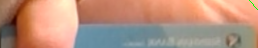
#> input picture regression_sample.png, 258 x 48 px, given in place of samplevideo.mp4, which was not available
$ python FeatureTracking.py
#> lines starting #> are read from the running program, lines starting #| are printed output that depends on the picture; after the words box and inside, x2 and y2 are one past the last pixel; in counts of white or black regions, pixels touching at a corner belong together; pictures that were not available may be replaced by others from this repository, and a replacement may not be noted
import numpy as np
import cv2
import time

kernel_size = 21
seek_window = 13
stride = 3

if (seek_window-1)%stride != 0:
    raise ValueError('wrong stride : (seek_window-1)mod(stride) should be 0')

size_strided_window = ((seek_window-1)//stride + 1)

x = np.arange(50,500,10,dtype=np.int32)
y = np.arange(900,50,-10,dtype=np.int32)
xv,yv = np.meshgrid(x,y)
grid = np.stack((yv,xv),axis=-1)


# input video of size 960*540
cap = cv2.VideoCapture('samplevideo.mp4')
# output video
fourcc = cv2.VideoWriter_fourcc(*'mp4v')
out = cv2.VideoWriter('sampletracking.mp4',fourcc,30.0,(540,960))

progress = 0

ret, frame0 = cap.read()
#> frame0 is the input picture: shape (48, 258, 3); mean B, G, R 126.7, 145.3, 183.1
frame0 = cv2.resize(frame0,dsize=(540,960))
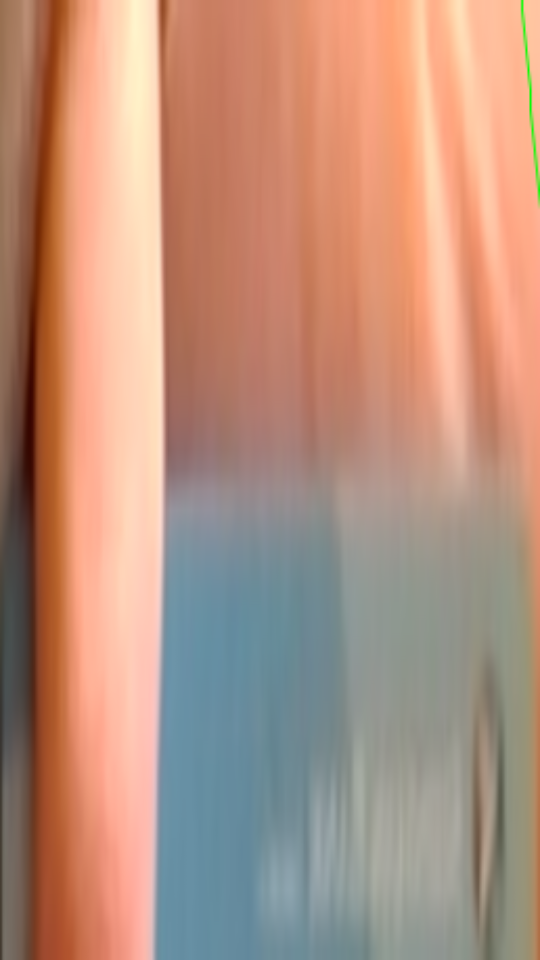
#> frame0: shape (960, 540, 3); mean B, G, R 126.6, 145.2, 183
frame0 = cv2.cvtColor(frame0,cv2.COLOR_BGR2GRAY)
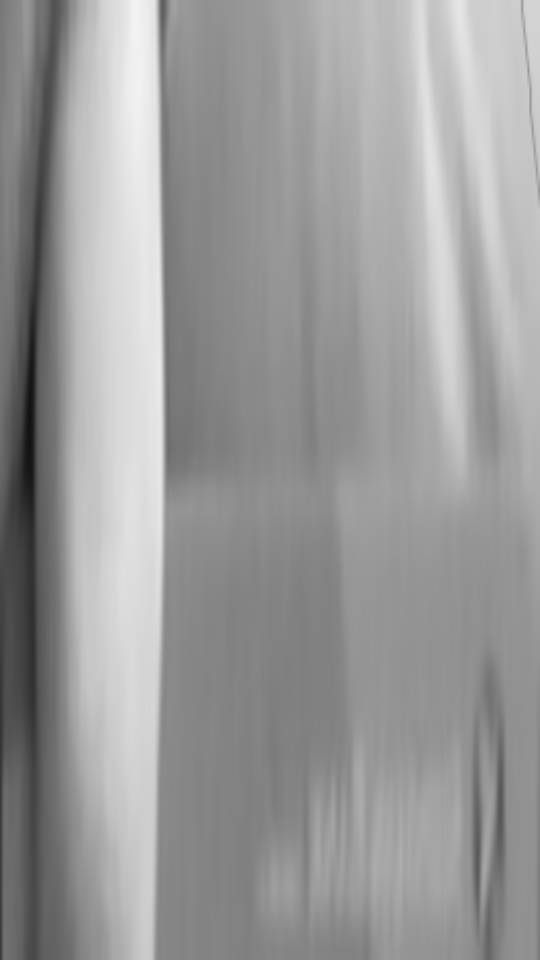
#> frame0: shape (960, 540); min 19, max 243, mean 154.4

while(cap.isOpened()):

    fr = np.zeros((960,540))
    for g in grid:
        for p in g:
            fr[p[0],p[1]] = 1
    cvtfr = cv2.cvtColor((fr*255).astype(np.uint8),cv2.COLOR_GRAY2BGR)
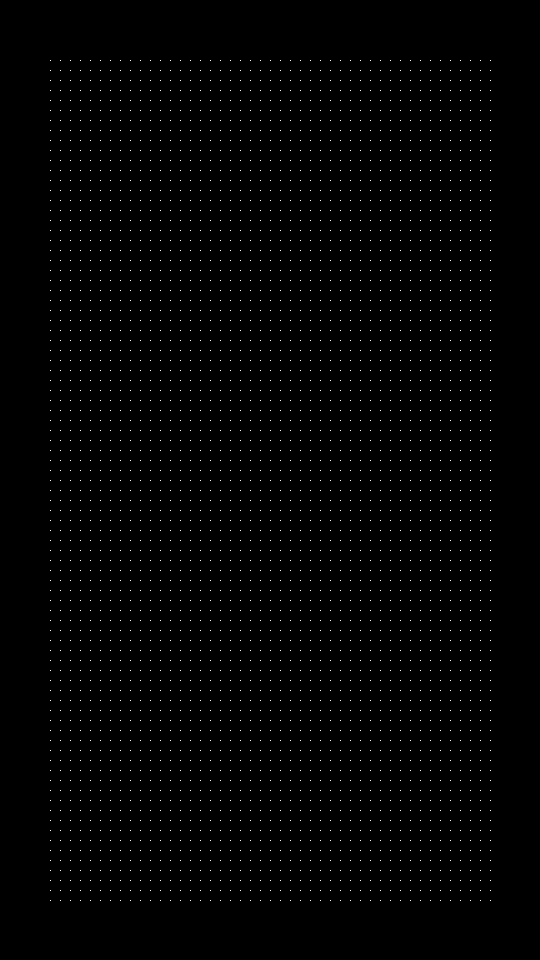
#> cvtfr: shape (960, 540, 3); 0.74% white in thin lines or dots, all inside (x1, y1, x2, y2) = (50, 60, 491, 901)
    out.write(cvtfr)
    progress+=1
    print(f"\rprogress : {progress} ",end='')

    ret, frame1 = cap.read()
    if not ret:
        break
    frame1 = cv2.resize(frame1,dsize=(540,960))
    frame1 = cv2.cvtColor(frame1,cv2.COLOR_BGR2GRAY)

    offset = seek_window//2
    H = frame1.shape[0] + offset*2
#> H = 972
    W = frame1.shape[1] + offset*2
#> W = 552
    padded = np.zeros((H,W),dtype=np.float32)
    padded[offset:H-offset,offset:W-offset] += frame1.astype(np.float32)/255
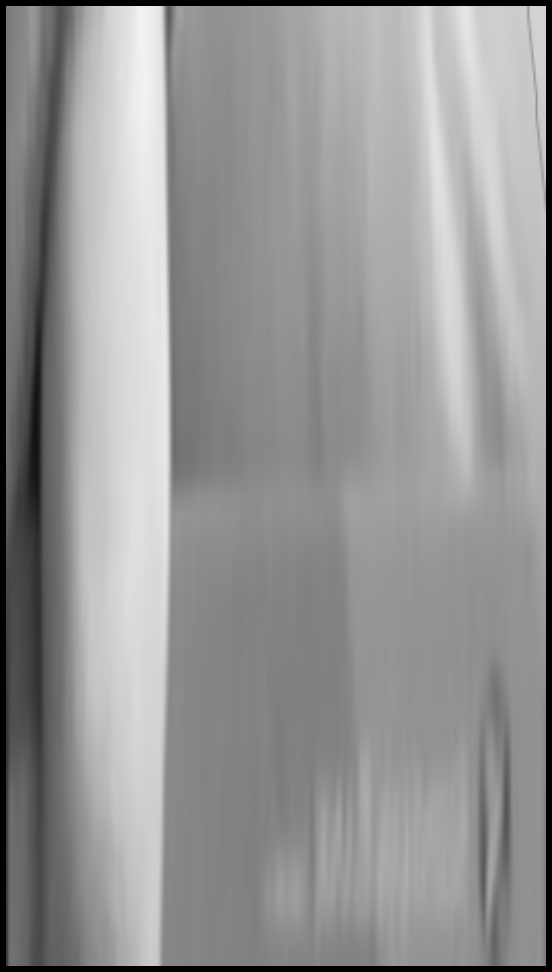
#> padded: shape (972, 552) float32; min 0, max 0.953, mean 0.585

    kernel = np.zeros_like(padded)
    kernel = np.repeat(np.expand_dims(kernel,0),size_strided_window**2,axis=0)

    for i in range(0,seek_window,stride):
        for j in range(0,seek_window,stride):
            kernel[i//stride*size_strided_window+j//stride,i:H-2*offset+i,j:W-2*offset+j] \
                    += frame0.astype(np.float32)/255

    kernel = (kernel-padded)**2

    C,H = kernel.shape[:2]
#> C = 25
    kernel = np.reshape(kernel,(C*H,-1))
    diff = cv2.filter2D(kernel,-1,np.ones((kernel_size,kernel_size)))
    diff = np.reshape(diff,(C,H,-1))

    # print(np.mean(np.min(diff,axis=0)),np.max(np.min(diff, axis=0)),end=' ')

    t1 = time.time()
    diff[C//2] -= ((np.mean(diff,axis=0) - np.min(diff,axis=0)) < 5)*1000
    #diff[C//2] *= (np.min(diff+(diff == np.min(diff,axis=0))*1000,axis=0) <= move_threshold)
    print(time.time() - t1, end='      ')
    diff = np.argmin(diff,axis=0)
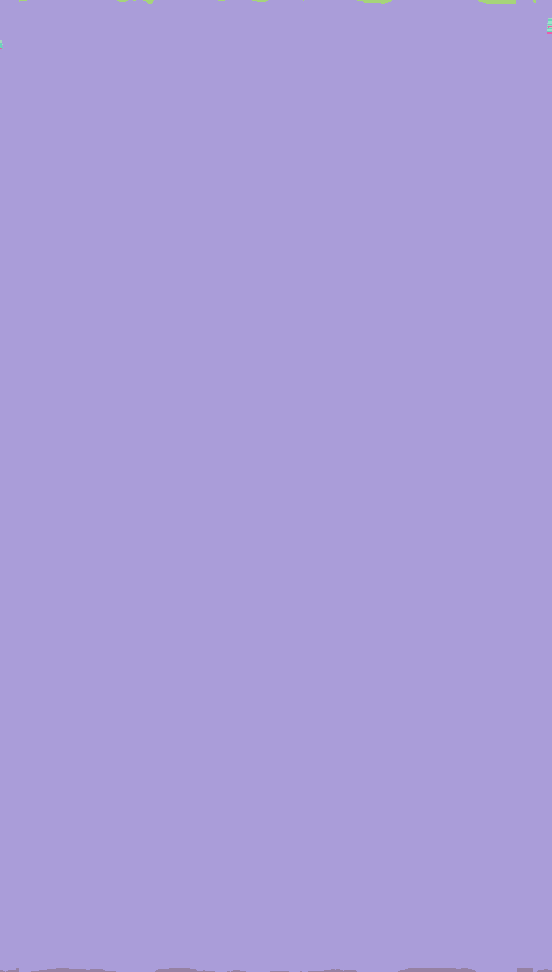
#> diff: shape (972, 552) int64; 7 distinct labels, from 2 to 22; one colour per label, 0 black

    for g in grid:
        for p in g:
            dh = diff[p[0],p[1]]//size_strided_window*stride - seek_window//2
            dw = int(diff[p[0],p[1]])%size_strided_window*stride - seek_window//2
            p[0] += dh
            p[1] += dw
#> after the loop, p = [60, 490]
    grid[:,:,0] = np.clip(grid[:,:,0],0,959)
    grid[:,:,1] = np.clip(grid[:,:,1],0,539)

    frame0 = frame1.copy()

cap.release()
out.release()
